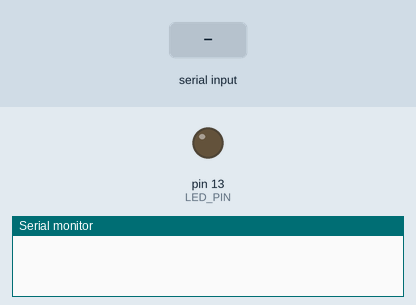
Simulated run of this sketch. Board: Arduino Uno, built with avr-gcc and run on an emulated ATmega328P. Parts: output pins drawn as LEDs (lit = HIGH), the last lines printed to the serial monitor. The inputs (shaded band) are chosen by the test bench.

Above: at 1.2 s.
1.3 s: "1" received over Serial
At 2.5 s:
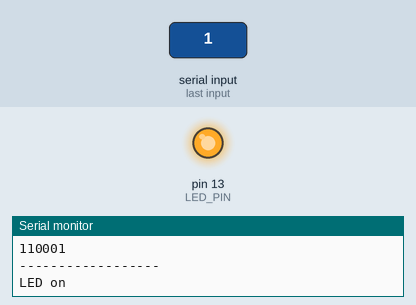
2.8 s: "2" received over Serial
At 3.8 s:
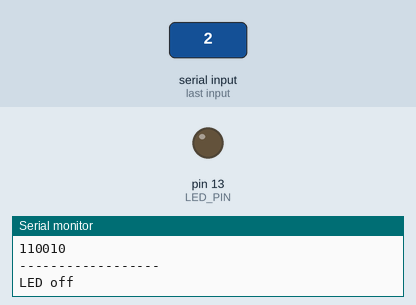
Timing chart, 0 to 5.8 s (numbered marks = the images above; inputs shaded):
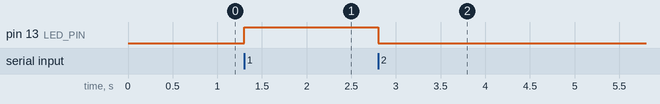

The sketch:

led_with_serial_input.ino
```cpp
const unsigned int LED_PIN = 13;
const unsigned int BAUD_RATE = 9600;

void setup() {
  pinMode(LED_PIN, OUTPUT);
  Serial.begin(BAUD_RATE);
}

void loop() {
  if (Serial.available() > 0) {
    int command = Serial.read();
    Serial.print("Command is: ");
    Serial.println(command);
    Serial.println(command, DEC);
    Serial.println(command, HEX);
    Serial.println(command, OCT);
    Serial.println(command, BIN);
    Serial.println("------------------");
    if (command == '1') {
      digitalWrite(LED_PIN, HIGH);
      Serial.println("LED on");
    } else if (command == '2') {
      digitalWrite(LED_PIN, LOW);
      Serial.println("LED off");
    } else {
      Serial.print("Unknown command: ");
      Serial.println(command);
    }
  }
}
```

Measured:
- after the input at 1.3 s, pin 13 (LED_PIN): LOW → HIGH at once
- after the input at 2.8 s, pin 13 (LED_PIN): HIGH → LOW at once
